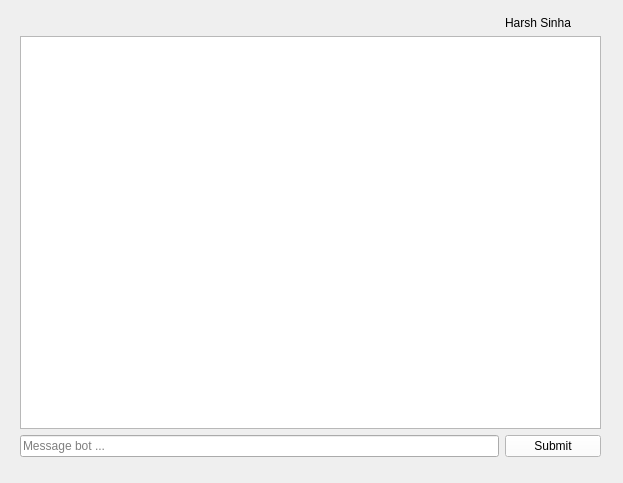
<?xml version="1.0" encoding="UTF-8"?>
<ui version="4.0">
 <class>Form</class>
 <widget class="QWidget" name="Form">
  <property name="geometry">
   <rect>
    <x>0</x>
    <y>0</y>
    <width>623</width>
    <height>483</height>
   </rect>
  </property>
  <property name="windowTitle">
   <string>Form</string>
  </property>
  <widget class="QLabel" name="chat_area">
   <property name="geometry">
    <rect>
     <x>11</x>
     <y>11</y>
     <width>16</width>
     <height>16</height>
    </rect>
   </property>
   <property name="text">
    <string/>
   </property>
  </widget>
  <widget class="QWidget" name="layoutWidget">
   <property name="geometry">
    <rect>
     <x>20</x>
     <y>16</y>
     <width>581</width>
     <height>441</height>
    </rect>
   </property>
   <layout class="QVBoxLayout" name="verticalLayout">
    <item>
     <layout class="QHBoxLayout" name="horizontalLayout" stretch="5,1">
      <item>
       <widget class="QLabel" name="label_3">
        <property name="text">
         <string/>
        </property>
       </widget>
      </item>
      <item>
       <widget class="QLabel" name="label_2">
        <property name="text">
         <string>Harsh Sinha</string>
        </property>
       </widget>
      </item>
     </layout>
    </item>
    <item>
     <widget class="QTextEdit" name="textEdit">
      <property name="readOnly">
       <bool>true</bool>
      </property>
     </widget>
    </item>
    <item>
     <layout class="QHBoxLayout" name="horizontalLayout_2" stretch="5,1">
      <item>
       <widget class="QLineEdit" name="user_input">
        <property name="placeholderText">
         <string>Message bot ...</string>
        </property>
       </widget>
      </item>
      <item>
       <widget class="QPushButton" name="user_send_button">
        <property name="styleSheet">
         <string notr="true">QPushButton {
    background-color: rgb(255, 255, 255);
}
QPushButton:pressed {
    background-color: rgb(236, 236, 236);
}</string>
        </property>
        <property name="text">
         <string>Submit</string>
        </property>
       </widget>
      </item>
     </layout>
    </item>
   </layout>
  </widget>
 </widget>
 <resources/>
 <connections/>
</ui>
